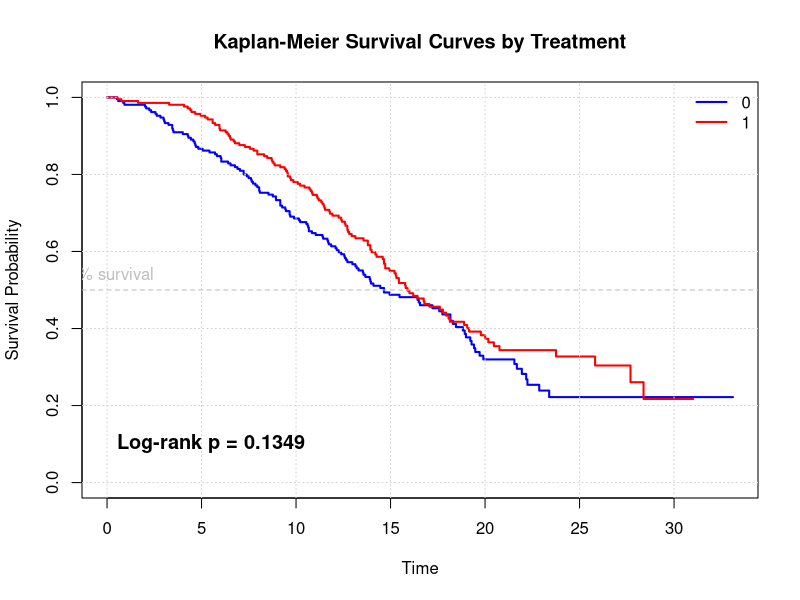
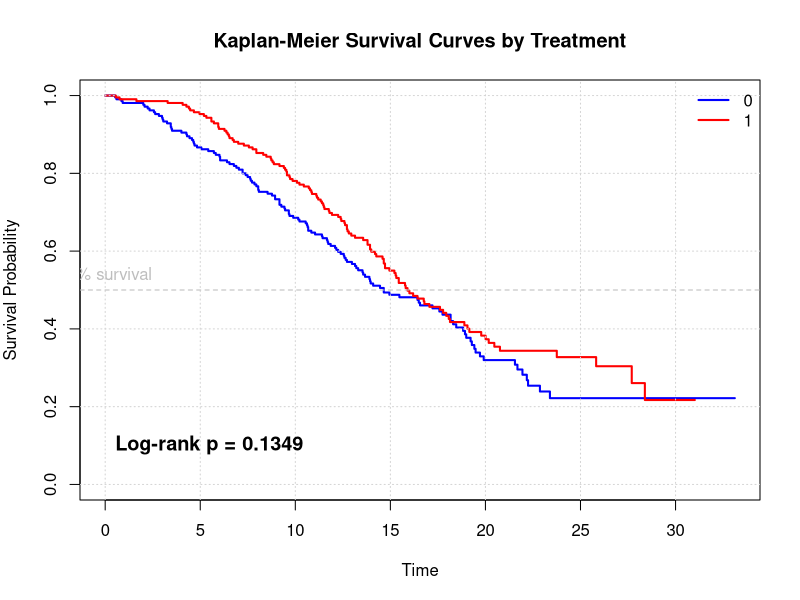

Source code (R) for these figures, in order:
# Set working directory to the DeGramont folder
setwd("/Users/jean-christophechiem/Documents/Helshi_jc/DeGramont")

# Reset graphics parameters
graphics.off()
par(mfrow = c(1, 1), mar = c(5, 4, 4, 2) + 0.1)

# Read data.csv from the current folder
data <- read.csv("data.csv")

# Display basic information about the dataset
cat("Dataset dimensions:", nrow(data), "rows,", ncol(data), "columns\n")
cat("Column names:\n")
print(names(data))

# Display first few rows
cat("\nFirst 6 rows:\n")
print(head(data))

# Display summary statistics
cat("\nSummary statistics:\n")
print(summary(data))

# Install and load survival analysis packages
# Set repository to use binary packages for macOS
options(repos = c(CRAN = "https://cran.rstudio.com/"))

if (!require(survival, quietly = TRUE)) {
  install.packages("survival", type = "binary")
  library(survival)
}

# For now, let's use just the survival package for basic plotting
# We can add survminer later if needed

# Create survival object
surv_obj <- Surv(time = data$surv, event = data$survind)

# Fit Kaplan-Meier survival curve stratified by treatment
km_fit <- survfit(surv_obj ~ treat, data = data)

# Print survival summary by treatment
cat("\nSurvival Summary by Treatment:\n")
print(summary(km_fit))

# Log-rank test to compare survival curves
logrank_test <- survdiff(surv_obj ~ treat, data = data)
cat("\nLog-rank test comparing treatments:\n")
print(logrank_test)

# Extract and display key statistics from log-rank test
chisq_stat <- logrank_test$chisq
p_value <- 1 - pchisq(logrank_test$chisq, df = length(logrank_test$n) - 1)
df <- length(logrank_test$n) - 1

cat("\n=== LOG-RANK TEST RESULTS ===\n")
cat("Chi-square statistic:", round(chisq_stat, 4), "\n")
cat("Degrees of freedom:", df, "\n")
cat("P-value:", round(p_value, 6), "\n")

if (p_value < 0.001) {
  cat("Significance: Highly significant (p < 0.001)\n")
} else if (p_value < 0.01) {
  cat("Significance: Very significant (p < 0.01)\n")
} else if (p_value < 0.05) {
  cat("Significance: Significant (p < 0.05)\n")
} else {
  cat("Significance: Not significant (p >= 0.05)\n")
}

cat("Interpretation: ")
if (p_value < 0.05) {
  cat("There IS a statistically significant difference between treatment groups.\n")
} else {
  cat("There is NO statistically significant difference between treatment groups.\n")
}
cat("==============================\n")

# Plot survival curves by treatment
plot(km_fit, 
     main = "Kaplan-Meier Survival Curves by Treatment",
     xlab = "Time",
     ylab = "Survival Probability",
     col = c("blue", "red"),
     lwd = 2,
     conf.int = FALSE)

# Add grid for better readability
grid()

# Get treatment group names
treatment_names <- names(km_fit$strata)
treatment_labels <- gsub("treat=", "", treatment_names)

# Add legend
legend("topright", 
       legend = treatment_labels,
       col = c("blue", "red"),
       lwd = 2,
       bty = "n")

# Add log-rank test p-value to the plot
p_value <- 1 - pchisq(logrank_test$chisq, df = length(logrank_test$n) - 1)
if (p_value < 0.001) {
  p_text <- "Log-rank p < 0.001"
} else {
  p_text <- paste("Log-rank p =", round(p_value, 4))
}

# Add p-value text to bottom left of plot
text(x = 0, y = 0.1, labels = p_text, 
     pos = 4, cex = 1.2, font = 2, 
     col = ifelse(p_value < 0.05, "red", "black"))

# Add median survival lines if available
medians <- summary(km_fit)$table[, "median"]
if (any(!is.na(medians))) {
  abline(h = 0.5, col = "gray", lty = 2)
  text(0, 0.5, "50% survival", pos = 3, col = "gray")
}

# Save the plot as PNG file
png("survival_curves_by_treatment.png", width = 800, height = 600, res = 300)

# Reset par settings for the PNG device
par(mar = c(5, 4, 4, 2))

# Simple survival plot
plot(km_fit, 
     main = "Kaplan-Meier Survival Curves by Treatment",
     xlab = "Time",
     ylab = "Survival Probability",
     col = c("blue", "red"),
     lwd = 2,
     conf.int = FALSE)

grid()

legend("topright", 
       legend = treatment_labels,
       col = c("blue", "red"),
       lwd = 2,
       bty = "n")

# Add p-value text
text(x = 0, y = 0.1, labels = p_text, 
     pos = 4, cex = 1.2, font = 2, 
     col = ifelse(p_value < 0.05, "red", "black"))

# Add median survival lines if available
if (any(!is.na(medians))) {
  abline(h = 0.5, col = "gray", lty = 2)
  text(0, 0.5, "50% survival", pos = 3, col = "gray")
}

dev.off()
cat("\nPlot saved as 'survival_curves_by_treatment.png' in current folder\n")

# Print numbers at risk in console instead
cat("\nNumbers at Risk:\n")
cat("Time points: 0, 25%, 50%, 75%, 100% of follow-up\n")
time_points <- c(0, quantile(km_fit$time, c(0.25, 0.5, 0.75)), max(km_fit$time))
time_points <- round(time_points)

group_names <- gsub("treat=", "", names(km_fit$strata))

for (i in 1:length(group_names)) {
  if (i == 1) {
    group_indices <- 1:km_fit$strata[1]
  } else {
    group_indices <- (km_fit$strata[1] + 1):sum(km_fit$strata[1:2])
  }
  
  group_times <- km_fit$time[group_indices]
  group_n_risk <- km_fit$n.risk[group_indices]
  
  risk_numbers <- sapply(time_points, function(t) {
    if (t == 0) return(max(group_n_risk))
    valid_indices <- which(group_times <= t)
    if (length(valid_indices) > 0) {
      return(group_n_risk[max(valid_indices)])
    } else {
      return(max(group_n_risk))
    }
  })
  
  cat(group_names[i], ":", paste(risk_numbers, collapse = "  "), "\n")
}
